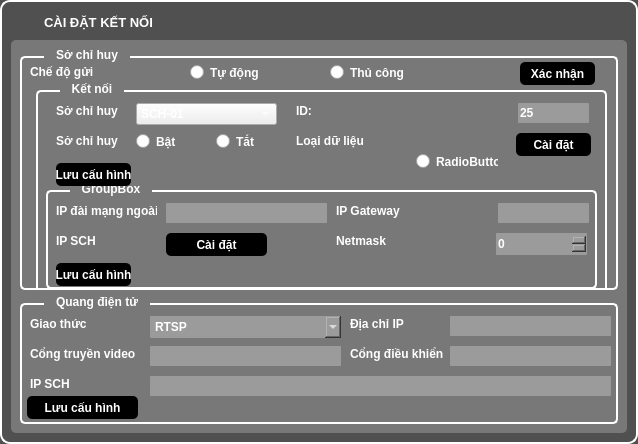
<?xml version="1.0" encoding="UTF-8"?>
<ui version="4.0">
 <class>Caidat_Ketnoi_Form</class>
 <widget class="QWidget" name="Caidat_Ketnoi_Form">
  <property name="geometry">
   <rect>
    <x>0</x>
    <y>0</y>
    <width>638</width>
    <height>444</height>
   </rect>
  </property>
  <property name="minimumSize">
   <size>
    <width>638</width>
    <height>444</height>
   </size>
  </property>
  <property name="maximumSize">
   <size>
    <width>638</width>
    <height>444</height>
   </size>
  </property>
  <property name="windowTitle">
   <string>Form</string>
  </property>
  <property name="styleSheet">
   <string notr="true">QWidget#Caidat_Ketnoi_Form {
background-color: rgb(80, 80, 80);
border-radius: 10px;
border-width: 2;
border-style: solid;
border-color: rgb(255, 255, 255);
}
QGroupBox {
border-radius: 5px;
border-width: 2;
border-style: solid;
border-color: rgb(255, 255, 255);
}
* {
color: white;
font-weight: bold;
}</string>
  </property>
  <layout class="QVBoxLayout" name="verticalLayout">
   <item>
    <widget class="QLabel" name="label_9">
     <property name="maximumSize">
      <size>
       <width>100000</width>
       <height>23</height>
      </size>
     </property>
     <property name="font">
      <font>
       <pointsize>10</pointsize>
       <weight>75</weight>
       <bold>true</bold>
      </font>
     </property>
     <property name="styleSheet">
      <string notr="true">padding-left: 30;
color: white;</string>
     </property>
     <property name="text">
      <string notr="true">CÀI ĐẶT KẾT NỐI</string>
     </property>
     <property name="textFormat">
      <enum>Qt::AutoText</enum>
     </property>
    </widget>
   </item>
   <item>
    <widget class="QFrame" name="frame">
     <property name="styleSheet">
      <string notr="true">QFrame#frame {
background-color: rgb(120, 120, 120);
border-radius: 5px;
border-width: 0;
}
QGroupBox {
margin-top: 7;
}
QGroupBox::title {
top: -8;
left: 24;
padding-left: 10px;
padding-right: 10px;
}</string>
     </property>
     <property name="frameShape">
      <enum>QFrame::StyledPanel</enum>
     </property>
     <property name="frameShadow">
      <enum>QFrame::Raised</enum>
     </property>
     <layout class="QVBoxLayout" name="verticalLayout_2">
      <item>
       <widget class="QGroupBox" name="groupBox">
        <property name="maximumSize">
         <size>
          <width>630</width>
          <height>300</height>
         </size>
        </property>
        <property name="title">
         <string>Sở chỉ huy</string>
        </property>
        <widget class="QGroupBox" name="groupBox_3">
         <property name="geometry">
          <rect>
           <x>16</x>
           <y>34</y>
           <width>571</width>
           <height>212</height>
          </rect>
         </property>
         <property name="title">
          <string>Kết nối</string>
         </property>
         <widget class="QGroupBox" name="groupBox_4">
          <property name="geometry">
           <rect>
            <x>10</x>
            <y>100</y>
            <width>551</width>
            <height>106</height>
           </rect>
          </property>
          <property name="title">
           <string>GroupBox</string>
          </property>
          <widget class="QLineEdit" name="lineEdit">
           <property name="geometry">
            <rect>
             <x>452</x>
             <y>20</y>
             <width>91</width>
             <height>20</height>
            </rect>
           </property>
           <property name="styleSheet">
            <string notr="true">color: rgb(255, 255, 255);
background-color: rgb(155,155, 155);
border: none;
border-radius: 1px;</string>
           </property>
          </widget>
          <widget class="QLabel" name="label_11">
           <property name="geometry">
            <rect>
             <x>10</x>
             <y>20</y>
             <width>101</width>
             <height>16</height>
            </rect>
           </property>
           <property name="text">
            <string>IP đài mạng ngoài</string>
           </property>
          </widget>
          <widget class="QLabel" name="label_12">
           <property name="geometry">
            <rect>
             <x>10</x>
             <y>50</y>
             <width>81</width>
             <height>16</height>
            </rect>
           </property>
           <property name="text">
            <string>IP SCH</string>
           </property>
          </widget>
          <widget class="QSpinBox" name="spinBox">
           <property name="geometry">
            <rect>
             <x>450</x>
             <y>50</y>
             <width>91</width>
             <height>22</height>
            </rect>
           </property>
           <property name="styleSheet">
            <string notr="true">color: rgb(255, 255, 255);
background-color: rgb(155,155, 155);
border: none;
border-radius: 1px;</string>
           </property>
          </widget>
          <widget class="QLineEdit" name="lineEdit_5">
           <property name="geometry">
            <rect>
             <x>120</x>
             <y>20</y>
             <width>161</width>
             <height>20</height>
            </rect>
           </property>
           <property name="styleSheet">
            <string notr="true">color: rgb(255, 255, 255);
background-color: rgb(155,155, 155);
border: none;
border-radius: 1px;</string>
           </property>
          </widget>
          <widget class="QLabel" name="label_13">
           <property name="geometry">
            <rect>
             <x>290</x>
             <y>20</y>
             <width>71</width>
             <height>16</height>
            </rect>
           </property>
           <property name="text">
            <string>IP Gateway</string>
           </property>
          </widget>
          <widget class="QLabel" name="label_14">
           <property name="geometry">
            <rect>
             <x>290</x>
             <y>50</y>
             <width>71</width>
             <height>16</height>
            </rect>
           </property>
           <property name="text">
            <string>Netmask</string>
           </property>
          </widget>
          <widget class="QPushButton" name="pushButton_6">
           <property name="geometry">
            <rect>
             <x>120</x>
             <y>50</y>
             <width>101</width>
             <height>23</height>
            </rect>
           </property>
           <property name="styleSheet">
            <string notr="true">color: rgb(255, 255, 255);
background-color: rgba(0, 0, 0);
border: none;
border-radius: 5px;</string>
           </property>
           <property name="text">
            <string>Cài đặt</string>
           </property>
          </widget>
          <widget class="QPushButton" name="pushButton_7">
           <property name="geometry">
            <rect>
             <x>10</x>
             <y>80</y>
             <width>75</width>
             <height>23</height>
            </rect>
           </property>
           <property name="styleSheet">
            <string notr="true">color: rgb(255, 255, 255);
background-color: rgba(0, 0, 0);
border: none;
border-radius: 5px;</string>
           </property>
           <property name="text">
            <string>Lưu cấu hình</string>
           </property>
          </widget>
         </widget>
         <widget class="QRadioButton" name="radioButton">
          <property name="geometry">
           <rect>
            <x>380</x>
            <y>70</y>
            <width>82</width>
            <height>17</height>
           </rect>
          </property>
          <property name="text">
           <string>RadioButton</string>
          </property>
         </widget>
         <widget class="QPushButton" name="pushButton">
          <property name="geometry">
           <rect>
            <x>480</x>
            <y>50</y>
            <width>75</width>
            <height>23</height>
           </rect>
          </property>
          <property name="styleSheet">
           <string notr="true">color: rgb(255, 255, 255);
background-color: rgba(0, 0, 0);
border: none;
border-radius: 5px;</string>
          </property>
          <property name="text">
           <string>Cài đặt</string>
          </property>
         </widget>
         <widget class="QComboBox" name="comboBox">
          <property name="geometry">
           <rect>
            <x>100</x>
            <y>20</y>
            <width>141</width>
            <height>22</height>
           </rect>
          </property>
          <item>
           <property name="text">
            <string>SCH-01</string>
           </property>
          </item>
          <item>
           <property name="text">
            <string>SCH-02</string>
           </property>
          </item>
         </widget>
         <widget class="QLabel" name="label_3">
          <property name="geometry">
           <rect>
            <x>20</x>
            <y>20</y>
            <width>81</width>
            <height>16</height>
           </rect>
          </property>
          <property name="text">
           <string>Sở chỉ huy</string>
          </property>
         </widget>
         <widget class="QRadioButton" name="radioButton_4">
          <property name="geometry">
           <rect>
            <x>100</x>
            <y>50</y>
            <width>71</width>
            <height>17</height>
           </rect>
          </property>
          <property name="text">
           <string>Bật</string>
          </property>
         </widget>
         <widget class="QRadioButton" name="radioButton_5">
          <property name="geometry">
           <rect>
            <x>180</x>
            <y>50</y>
            <width>61</width>
            <height>17</height>
           </rect>
          </property>
          <property name="text">
           <string>Tắt</string>
          </property>
         </widget>
         <widget class="QLabel" name="label_4">
          <property name="geometry">
           <rect>
            <x>20</x>
            <y>50</y>
            <width>81</width>
            <height>16</height>
           </rect>
          </property>
          <property name="text">
           <string>Sở chỉ huy</string>
          </property>
         </widget>
         <widget class="QLabel" name="label_5">
          <property name="geometry">
           <rect>
            <x>260</x>
            <y>20</y>
            <width>81</width>
            <height>16</height>
           </rect>
          </property>
          <property name="text">
           <string>ID:</string>
          </property>
         </widget>
         <widget class="QLineEdit" name="lineEdit_2">
          <property name="geometry">
           <rect>
            <x>482</x>
            <y>20</y>
            <width>71</width>
            <height>20</height>
           </rect>
          </property>
          <property name="styleSheet">
           <string notr="true">color: rgb(255, 255, 255);
background-color: rgb(155,155, 155);
border: none;
border-radius: 1px;</string>
          </property>
          <property name="text">
           <string>25</string>
          </property>
         </widget>
         <widget class="QLabel" name="label_6">
          <property name="geometry">
           <rect>
            <x>260</x>
            <y>50</y>
            <width>81</width>
            <height>16</height>
           </rect>
          </property>
          <property name="text">
           <string>Loại dữ liệu</string>
          </property>
         </widget>
         <widget class="QPushButton" name="pushButton_3">
          <property name="geometry">
           <rect>
            <x>20</x>
            <y>80</y>
            <width>75</width>
            <height>23</height>
           </rect>
          </property>
          <property name="styleSheet">
           <string notr="true">color: rgb(255, 255, 255);
background-color: rgba(0, 0, 0);
border: none;
border-radius: 5px;</string>
          </property>
          <property name="text">
           <string>Lưu cấu hình</string>
          </property>
         </widget>
        </widget>
        <widget class="QLabel" name="label_2">
         <property name="geometry">
          <rect>
           <x>10</x>
           <y>15</y>
           <width>81</width>
           <height>16</height>
          </rect>
         </property>
         <property name="text">
          <string>Chế độ gửi</string>
         </property>
        </widget>
        <widget class="QRadioButton" name="radioButton_2">
         <property name="geometry">
          <rect>
           <x>170</x>
           <y>15</y>
           <width>82</width>
           <height>17</height>
          </rect>
         </property>
         <property name="text">
          <string>Tự động</string>
         </property>
        </widget>
        <widget class="QRadioButton" name="radioButton_3">
         <property name="geometry">
          <rect>
           <x>310</x>
           <y>15</y>
           <width>82</width>
           <height>17</height>
          </rect>
         </property>
         <property name="text">
          <string>Thủ công</string>
         </property>
        </widget>
        <widget class="QPushButton" name="pushButton_2">
         <property name="geometry">
          <rect>
           <x>500</x>
           <y>13</y>
           <width>75</width>
           <height>23</height>
          </rect>
         </property>
         <property name="styleSheet">
          <string notr="true">color: rgb(255, 255, 255);
background-color: rgba(0, 0, 0);
border: none;
border-radius: 5px;</string>
         </property>
         <property name="text">
          <string>Xác nhận</string>
         </property>
        </widget>
       </widget>
      </item>
      <item>
       <widget class="QGroupBox" name="groupBox_2">
        <property name="maximumSize">
         <size>
          <width>610</width>
          <height>128</height>
         </size>
        </property>
        <property name="title">
         <string>Quang điện tử</string>
        </property>
        <widget class="QComboBox" name="comboBox_3">
         <property name="geometry">
          <rect>
           <x>130</x>
           <y>20</y>
           <width>191</width>
           <height>22</height>
          </rect>
         </property>
         <property name="styleSheet">
          <string notr="true">color: rgb(255, 255, 255);
background-color: rgb(155,155, 155);
border: none;
border-radius: 1px;</string>
         </property>
         <item>
          <property name="text">
           <string>RTSP</string>
          </property>
         </item>
        </widget>
        <widget class="QLabel" name="label_15">
         <property name="geometry">
          <rect>
           <x>10</x>
           <y>20</y>
           <width>81</width>
           <height>16</height>
          </rect>
         </property>
         <property name="text">
          <string>Giao thức</string>
         </property>
        </widget>
        <widget class="QLabel" name="label_16">
         <property name="geometry">
          <rect>
           <x>10</x>
           <y>50</y>
           <width>111</width>
           <height>16</height>
          </rect>
         </property>
         <property name="text">
          <string>Cổng truyền video</string>
         </property>
        </widget>
        <widget class="QLabel" name="label_17">
         <property name="geometry">
          <rect>
           <x>10</x>
           <y>80</y>
           <width>81</width>
           <height>16</height>
          </rect>
         </property>
         <property name="text">
          <string>IP SCH</string>
         </property>
        </widget>
        <widget class="QLabel" name="label_18">
         <property name="geometry">
          <rect>
           <x>330</x>
           <y>20</y>
           <width>81</width>
           <height>16</height>
          </rect>
         </property>
         <property name="text">
          <string>Địa chỉ IP</string>
         </property>
        </widget>
        <widget class="QLabel" name="label_19">
         <property name="geometry">
          <rect>
           <x>330</x>
           <y>50</y>
           <width>101</width>
           <height>16</height>
          </rect>
         </property>
         <property name="text">
          <string>Cổng điều khiển</string>
         </property>
        </widget>
        <widget class="QLineEdit" name="lineEdit_6">
         <property name="geometry">
          <rect>
           <x>130</x>
           <y>50</y>
           <width>191</width>
           <height>20</height>
          </rect>
         </property>
         <property name="styleSheet">
          <string notr="true">color: rgb(255, 255, 255);
background-color: rgb(155,155, 155);
border: none;
border-radius: 1px;</string>
         </property>
        </widget>
        <widget class="QLineEdit" name="lineEdit_7">
         <property name="geometry">
          <rect>
           <x>430</x>
           <y>20</y>
           <width>161</width>
           <height>20</height>
          </rect>
         </property>
         <property name="styleSheet">
          <string notr="true">color: rgb(255, 255, 255);
background-color: rgb(155,155, 155);
border: none;
border-radius: 1px;</string>
         </property>
        </widget>
        <widget class="QLineEdit" name="lineEdit_8">
         <property name="geometry">
          <rect>
           <x>430</x>
           <y>50</y>
           <width>161</width>
           <height>20</height>
          </rect>
         </property>
         <property name="styleSheet">
          <string notr="true">color: rgb(255, 255, 255);
background-color: rgb(155,155, 155);
border: none;
border-radius: 1px;</string>
         </property>
        </widget>
        <widget class="QLineEdit" name="lineEdit_9">
         <property name="geometry">
          <rect>
           <x>130</x>
           <y>80</y>
           <width>461</width>
           <height>20</height>
          </rect>
         </property>
         <property name="styleSheet">
          <string notr="true">color: rgb(255, 255, 255);
background-color: rgb(155,155, 155);
border: none;
border-radius: 1px;</string>
         </property>
        </widget>
        <widget class="QPushButton" name="pushButton_8">
         <property name="geometry">
          <rect>
           <x>7</x>
           <y>100</y>
           <width>111</width>
           <height>23</height>
          </rect>
         </property>
         <property name="styleSheet">
          <string notr="true">color: rgb(255, 255, 255);
background-color: rgba(0, 0, 0);
border: none;
border-radius: 5px;</string>
         </property>
         <property name="text">
          <string>Lưu cấu hình</string>
         </property>
        </widget>
       </widget>
      </item>
     </layout>
    </widget>
   </item>
  </layout>
 </widget>
 <resources/>
 <connections/>
</ui>
